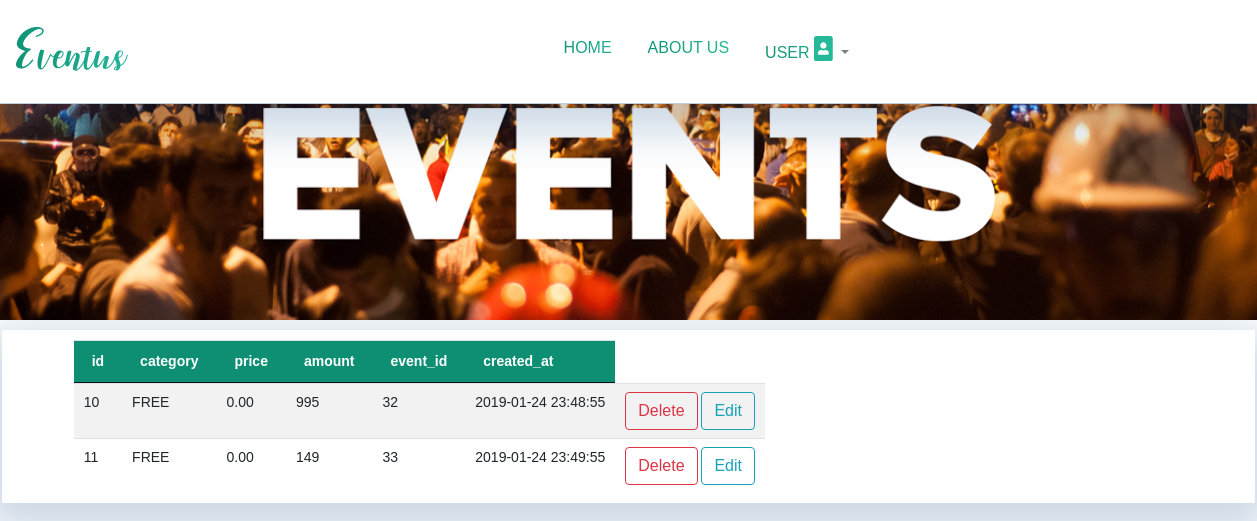
Page /display_tickets.php on the committed database.
### tables this page shows
CREATE TABLE IF NOT EXISTS `tickets` (
  `id` int(100) NOT NULL AUTO_INCREMENT COMMENT 'ticket id',
  `category` enum('REGULAR','VIP','VVIP','FREE') NOT NULL COMMENT 'ticket category',
  `price` double(100,2) NOT NULL DEFAULT '0.00',
  `amount` int(100) NOT NULL DEFAULT '0',
  `event_id` int(100) NOT NULL,
  `created_at` timestamp NOT NULL DEFAULT CURRENT_TIMESTAMP,
  `updated_at` timestamp NOT NULL DEFAULT '0000-00-00 00:00:00' ON UPDATE CURRENT_TIMESTAMP,
  PRIMARY KEY (`id`),
  KEY `event_id` (`event_id`) USING BTREE
);

### display_tickets.php (called while the page is built, shortened)
<?php
require_once './classes/ticket.php';
require_once 'header_main.php';
(new Ticket())->displayTickets($eventid);
?>

### classes/ticket.php (the view, shortened to what this page needs)
<?php
require_once 'db.php';
class Ticket
{
    private $id;
    private $category;
    private $price;
    private $amount;
    private $event_id;
    private $created_at;
    public function getId()
    {
        return $this->id;
    }
    public function getCategory()
    {
        return $this->category;
    }
    public function getPrice()
    {
        return $this->price;
    }
    public function getAmount()
    {
        return $this->amount;
    }
    public function getEventId()
    {
        return $this->event_id;
    }
    public function getCreatedAt()
    {
        return $this->created_at;
    }
    public function displayTickets($id = '')
    {
        $db = new dataBase();
        $sql = "SELECT  `id`, `category` , `price`, `amount`,`event_id`,`created_at`
               FROM project_eventus.tickets";
        $db->setSql($sql)->execQuery();
        $tickets = $db->setSql($sql)->getResults(Ticket::class);
        echo '<tbody>';
        foreach ($tickets as $ticket) {
            echo '<tr>
                     <td class="id-cell">' . $ticket->getId() . '</td>
                     <td class="name-cell">' . $ticket->getCategory() . '</td>
                     <td>' . $ticket->getPrice() . '</td>
                     <td>' . $ticket->getAmount() . '</td>
                     <td>' . $ticket->getEventId() . '</td>
                     <td>' . $ticket->getCreatedAt() . '</td>
                     <td><a role="button" class="btn btn-outline-danger" href="#deleteModal" data-toggle="modal" aria-controls="deleteModal" class="btn btn-outline-danger">Delete</a>
                     <a role="button" class="btn btn-outline-info" href="edit_ticket.php?id='.$ticket->getId().'">Edit</a>
                     </td>
                 </tr>';
        }
        echo '</tbody></table></div>';
    }
}

### css/main.css (style rules this page uses)
body { background-size: cover; font-family: Montserrat, sans-serif; }

### rows in the picture
tickets: id "10", category "FREE", price "0.00", amount "995", event "32", created_at "2019-01-24 23:48:55"
tickets: id "11", category "FREE", price "0.00", amount "149", event "33", created_at "2019-01-24 23:49:55"

### other values in the picture
$field "id"
$field "category"
$field "price"
$field "amount"
$field "event_id"
$field "created_at"
